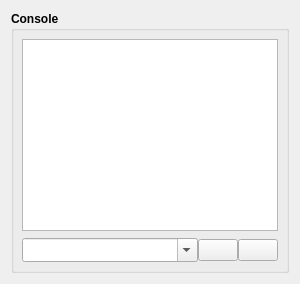
               <widget class="QWidget" name="tab">
                <attribute name="title">
                 <string>Console</string>
                </attribute>
                <layout class="QHBoxLayout" name="horizontalLayout_33">
                 <item>
                  <widget class="GroupBox" name="grpConsole">
                   <property name="font">
                    <font>
                     <weight>75</weight>
                     <bold>true</bold>
                    </font>
                   </property>
                   <property name="autoFillBackground">
                    <bool>false</bool>
                   </property>
                   <property name="title">
                    <string>Console</string>
                   </property>
                   <layout class="QVBoxLayout" name="verticalLayout_3" stretch="0,0,0">
                    <property name="spacing">
                     <number>0</number>
                    </property>
                    <property name="leftMargin">
                     <number>8</number>
                    </property>
                    <property name="topMargin">
                     <number>8</number>
                    </property>
                    <property name="rightMargin">
                     <number>8</number>
                    </property>
                    <property name="bottomMargin">
                     <number>8</number>
                    </property>
                    <item>
                     <widget class="QPlainTextEdit" name="txtConsole">
                      <property name="minimumSize">
                       <size>
                        <width>0</width>
                        <height>1</height>
                       </size>
                      </property>
                      <property name="font">
                       <font>
                        <pointsize>9</pointsize>
                       </font>
                      </property>
                      <property name="readOnly">
                       <bool>true</bool>
                      </property>
                     </widget>
                    </item>
                    <item>
                     <spacer name="spacerConsole">
                      <property name="orientation">
                       <enum>Qt::Vertical</enum>
                      </property>
                      <property name="sizeType">
                       <enum>QSizePolicy::Fixed</enum>
                      </property>
                      <property name="sizeHint" stdset="0">
                       <size>
                        <width>20</width>
                        <height>7</height>
                       </size>
                      </property>
                     </spacer>
                    </item>
                    <item>
                     <layout class="QHBoxLayout" name="horizontalLayout_7" stretch="1,0,0">
                      <item>
                       <widget class="ComboBox" name="cboCommand">
                        <property name="styleSheet">
                         <string notr="true">padding-top: 3;
padding-bottom: 3;
padding-right: 8;</string>
                        </property>
                        <property name="editable">
                         <bool>true</bool>
                        </property>
                        <property name="maxVisibleItems">
                         <number>5</number>
                        </property>
                        <property name="maxCount">
                         <number>16</number>
                        </property>
                        <property name="insertPolicy">
                         <enum>QComboBox::InsertAtTop</enum>
                        </property>
                       </widget>
                      </item>
                      <item>
                       <widget class="QPushButton" name="cmdCommandSend">
                        <property name="toolTip">
                         <string>Send command</string>
                        </property>
                        <property name="icon">
                         <iconset>
                          <normaloff>:/images/send_1.png</normaloff>:/images/send_1.png</iconset>
                        </property>
                        <property name="iconSize">
                         <size>
                          <width>16</width>
                          <height>16</height>
                         </size>
                        </property>
                       </widget>
                      </item>
                      <item>
                       <widget class="QPushButton" name="cmdClearConsole">
                        <property name="toolTip">
                         <string>Clear console</string>
                        </property>
                        <property name="icon">
                         <iconset>
                          <normaloff>:/images/erase_1.png</normaloff>:/images/erase_1.png</iconset>
                        </property>
                        <property name="iconSize">
                         <size>
                          <width>16</width>
                          <height>16</height>
                         </size>
                        </property>
                       </widget>
                      </item>
                     </layout>
                    </item>
                   </layout>
                  </widget>
                 </item>
                </layout>
               </widget>
